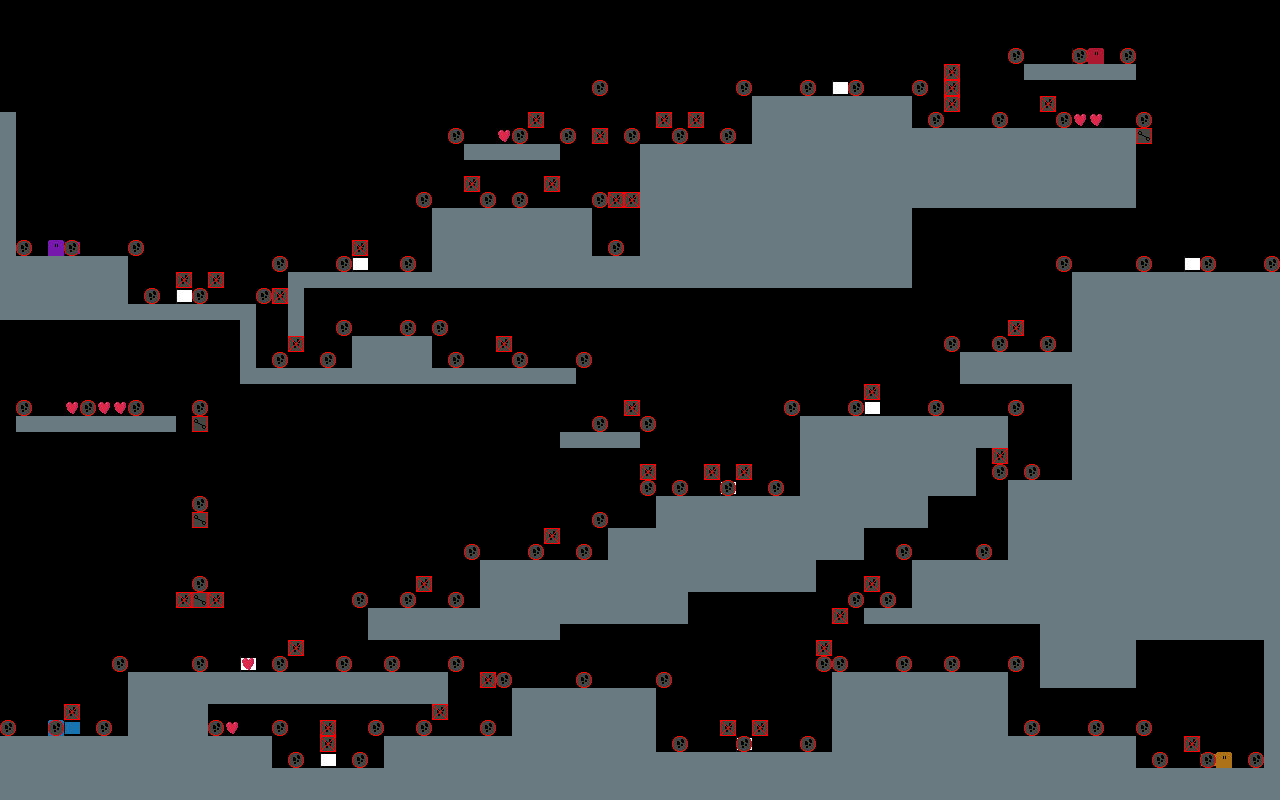

Below is a game level as drawn by its tile map, then a one-line description and the .tmx that defines it (tile-layer data replaced by summaries):
An orthogonal 80x50 tile map with 16x16 px tiles, 3 tile layers (Foreground, Objects, Navigation), 3 tilesets.

<map version="1.0" tiledversion="1.0.2" orientation="orthogonal" renderorder="right-down" width="80" height="50" tilewidth="16" tileheight="16" nextobjectid="1">
 <tileset firstgid="1" name="Objects" tilewidth="16" tileheight="16" tilecount="14" columns="0">
  <tile id="1">
   <image width="16" height="16" source="../../Sprites/Mobs/BlueMob.png" />
  </tile>
  <tile id="2">
   <image width="16" height="16" source="../../Sprites/Mobs/RedMob.png" />
  </tile>
  <tile id="3">
   <image width="16" height="16" source="../../Sprites/Items/Heart.png" />
  </tile>
  <tile id="4">
   <image width="16" height="16" source="../../Sprites/Goals/NeutralGoal.png" />
  </tile>
  <tile id="5">
   <image width="16" height="16" source="../../Sprites/Goals/BlueGoal.png" />
  </tile>
  <tile id="6">
   <image width="16" height="16" source="../../Sprites/Goals/BlueGoalLocked.png" />
  </tile>
  <tile id="7">
   <image width="16" height="16" source="../../Sprites/Goals/RedGoal.png" />
  </tile>
  <tile id="8">
   <image width="16" height="16" source="../../Sprites/Goals/RedGoalLocked.png" />
  </tile>
  <tile id="9">
   <image width="16" height="16" source="../../Sprites/Mobs/PurpleMob.png" />
  </tile>
  <tile id="10">
   <image width="16" height="16" source="../../Sprites/Mobs/YellowMob.png" />
  </tile>
  <tile id="11">
   <image width="16" height="16" source="../../Sprites/Goals/PurpleGoal.png" />
  </tile>
  <tile id="12">
   <image width="16" height="16" source="../../Sprites/Goals/PurpleGoalLocked.png" />
  </tile>
  <tile id="13">
   <image width="16" height="16" source="../../Sprites/Goals/YellowGoal.png" />
  </tile>
  <tile id="14">
   <image width="16" height="16" source="../../Sprites/Goals/YellowGoalLocked.png" />
  </tile>
 </tileset>
 <tileset firstgid="16" name="Navigation" tilewidth="16" tileheight="16" tilecount="3" columns="0">
  <tile id="0">
   <image width="16" height="16" source="../../Sprites/Navigation/NavigationBlocker.png" />
  </tile>
  <tile id="1">
   <image width="16" height="16" source="../../Sprites/Navigation/Node.png" />
  </tile>
  <tile id="2">
   <image width="16" height="16" source="../../Sprites/Navigation/NodeConnector.png" />
  </tile>
 </tileset>
 <tileset firstgid="19" name="Tiles" tilewidth="16" tileheight="16" tilecount="1" columns="0">
  <tile id="1">
   <image width="16" height="16" source="../../Sprites/Solid/StoneBlock.png" />
  </tile>
 </tileset>
 <layer name="Foreground" width="80" height="50">
  <data>[4000 cells, 1446 non-empty, 1 distinct tile ids]</data>
 </layer>
 <layer name="Objects" width="80" height="50">
  <data>[4000 cells, 28 non-empty, 10 distinct tile ids]</data>
 </layer>
 <layer name="Navigation" width="80" height="50">
  <data>[4000 cells, 155 non-empty, 4 distinct tile ids]</data>
 </layer>
</map>
